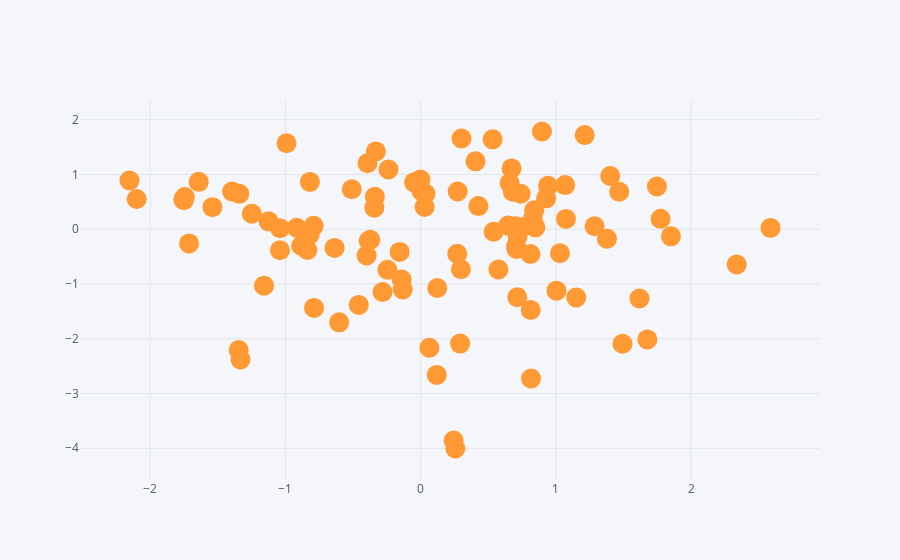

Notebook code cell kept with this figure:
### Code cell
df.iplot(kind='scatter',x='A',y='B', mode='markers',size = 20)
